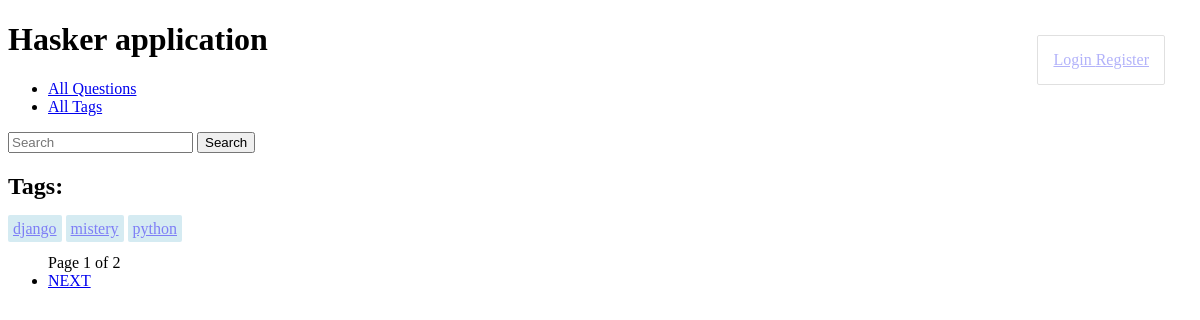
The app's page /tags/ with its own data.
### hasker/models.py (models this page shows, shortened)
class Tag(models.Model):
    title = models.CharField(max_length=50)
    slug = models.SlugField(max_length=50, unique=True)
    def get_absolute_url(self):
        return reverse('tag_detail_url', kwargs={'slug': self.slug})
    class Meta:
        ordering = ['title']

### hasker/views.py (the view)
# urls.py: path('tags/', tags_list, name='tags_list_url'),
def tags_list(request):
    tags = Tag.objects.all()
    context = fbv_paginator(request, tags, 3, 'page')
    return render(request, 'hasker/tags_list.html', context=context)

### hasker/context_processors.py (called while the page is built)
def trending(req):
    return {
        'trending': Question.objects.order_by('-rating', '-date_create')[:20]
    }

### hasker/utils.py (called while the page is built)
def fbv_paginator(request: WSGIRequest, queryset: QuerySet, paginate_by: int, page_string: str) -> dict:
    paginator = Paginator(queryset, paginate_by)
    page_number = request.GET.get(page_string, 1)
    page_obj = paginator.get_page(page_number)
    is_paginated = page_obj.has_other_pages()
    context = {
        'page_obj': page_obj,
        'is_paginated': is_paginated,
        'page_obj.paginator': paginator,
    }
    return context

### hasker/templates/hasker/tags_list.html (shortened to what this page needs)
{% extends 'hasker/base_hasker.html' %}
{% block content %}
    <h2>Tags:</h2>
    {% for tag in page_obj.object_list %}
        <a class="tag" href="{{ tag.get_absolute_url }}" class="but1">{{ tag.title }}</a>
    {% endfor %}
{% endblock %}

### static/css/styles.css (style rules this page uses)
.tag { background-color: #add8e6; border-radius: 2px; opacity: 0.5; padding: 5px; right: 0; }

### records on screen
Tag: title "django"
Tag: title "mistery"
Tag: title "python"

### other values on screen
{{ page_obj.number }} "1"
{{ page_obj.paginator.num_pages }} "2"
